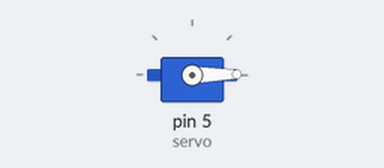
A sketch run on a simulated Arduino Uno, built with avr-gcc and run on an emulated ATmega328P. Parts: servo.

Above: at 0.05 s.
At 1.75 s:
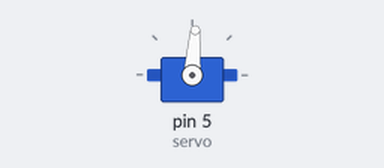
At 3.45 s:
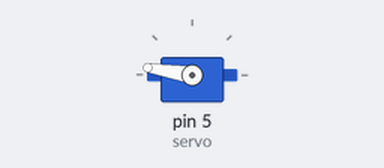
At 6.9 s:
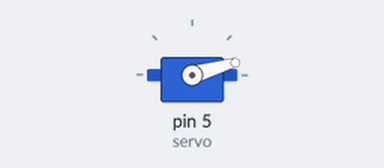
Timing chart, 0 to 9.4 s (numbered marks = the images above):
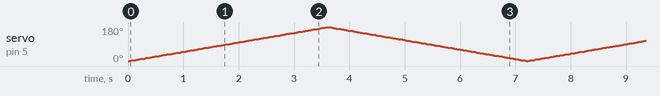

The sketch:

Projeto_171_Servo_sem_delay_com_millis.ino
```cpp
// Projeto 171 - Servo sem delay com millis
// Arduino Uno | Arduino Neon Lab

#include <Servo.h>
Servo servo;int angulo=0,passo=1;unsigned long ultima=0;
void setup(){servo.attach(5);servo.write(0);}
void loop(){
 if(millis()-ultima>=20){ultima=millis();
  angulo+=passo;
  if(angulo>=180||angulo<=0)passo=-passo;
  servo.write(constrain(angulo,0,180));
 }
}
```
